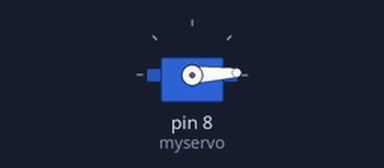
The sketch below on a simulated Arduino Uno, built with avr-gcc and run on an emulated ATmega328P. On the bench: servo.

Above: at 0.05 s.
At 1.3 s:
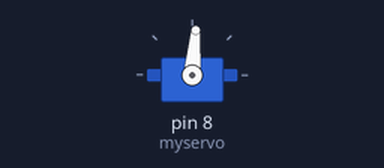
At 2.55 s:
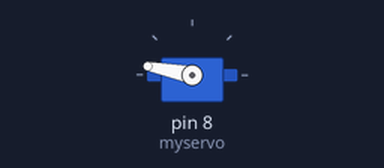
At 5.05 s:
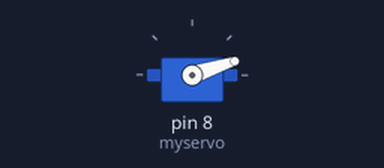
Timing chart, 0 to 6.9 s (numbered marks = the images above):
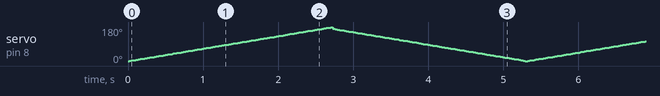

The sketch:

Code_for_Servomotor.ino
```cpp
#include <Servo.h>

Servo myservo;  // Create a servo object

int pos = 0;    // Variable to store the servo position

void setup() {
  myservo.attach(8


  );  // Attach servo to pin 9
}

void loop() {
  // Move the servo from 0 to 180 degrees
  for (pos = 0; pos <= 180; pos += 1) {
    myservo.write(pos);  // Tell servo to go to 'pos'
    delay(15);           // Wait for the servo to reach the position
  }
  // Move the servo back from 180 to 0 degrees
  for (pos = 170; pos >= 0; pos -= 1) {
    myservo.write(pos);
    delay(15);
  }
}
```
